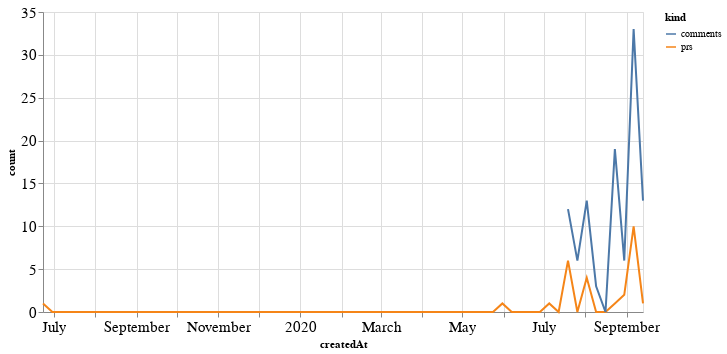

Write notebook code for a chart like this one.
### Code cell
alt.Chart(total_time, width=600).mark_line().encode(
    x='createdAt',
    y='count',
    color='kind'
)

### Figure 1 — Vega-Lite specification as saved in the notebook (floating-point values rounded to 4 significant figures; data arrays with more than 128 entries replaced by an {"elided": "..."} marker saying what was removed)
{"config": {"axisLeft": {"labelFontSize": 15}, "axisBottom": {"labelFontSize": 15}}, "data": {"name": "data-f8f86d8b02864e699be258b4db8db5b4"}, "mark": "line", "encoding": {"color": {"type": "nominal", "field": "kind"}, "x": {"type": "temporal", "field": "createdAt"}, "y": {"type": "quantitative", "field": "count"}}, "width": 600, "$schema": "https://vega.github.io/schema/vega-lite/v4.8.1.json", "datasets": {"data-f8f86d8b02864e699be258b4db8db5b4": {"elided": "130 records"}}}
